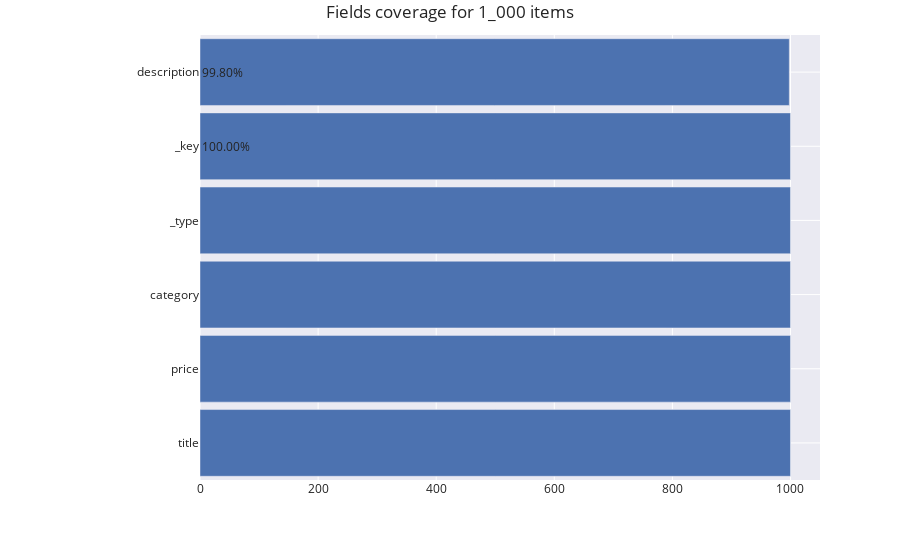

The notebook cell this image was saved under:
### Code cell
import arche
arche.rules.coverage.check_fields_coverage(job_items.df).show()

### Figure 1 — Plotly figure (JSON) as saved in the notebook; plotly's stock layout.template omitted (floating-point values rounded to 4 significant figures)
{"data": [{"orientation": "h", "type": "bar", "uid": "b69bb2d5-ada7-4d31-adab-70b3f47abfc5", "x": [1000, 1000, 1000, 1000, 1000, 998], "y": ["title", "price", "category", "_type", "_key", "description"]}], "layout": {"annotations": [{"showarrow": false, "text": "99.80%", "x": 0, "xref": "paper", "y": "description", "yref": "y"}, {"showarrow": false, "text": "100.00%", "x": 0, "xref": "paper", "y": "_key", "yref": "y"}], "autosize": true, "bargap": 0.1, "hovermode": "y", "margin": {"l": 200, "t": 35}, "title": {"text": "Fields coverage for 1_000 items"}, "xaxis": {"range": [0, 1050], "type": "linear"}, "yaxis": {"autorange": true, "range": [-0.5, 5.5], "type": "category"}}}
